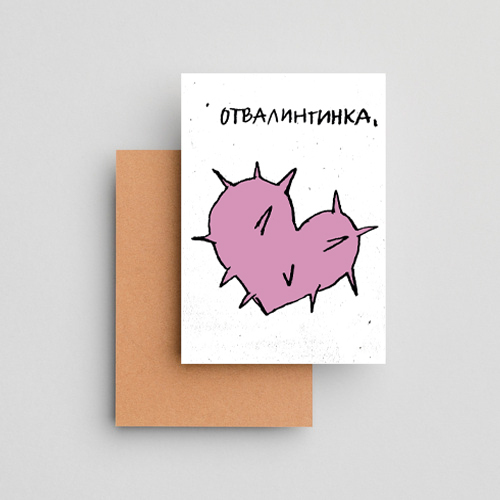
#> input picture lab8/7ae9a03e9eadb755ff7d4cd340e40fee.jpg, 500 x 500 px
$ python 1.py
#> lines starting #> are read from the running program, lines starting #| are printed output that depends on the picture
from PIL  import Image

def imageobr(input_image, output_image, left, top, right, bottom):
#> called with input_image = '7ae9a03e9eadb755ff7d4cd340e40fee.jpg', output_image = 'обрезанная_открытка.jpg', left = 180, top = 70, right = 385, bottom = 363
    image = Image.open(input_image)
#> image is the input picture: PIL image 500x500 RGB; mean R, G, B 218.7, 209.4, 206.6
    image1 = image.crop((left, top, right, bottom))
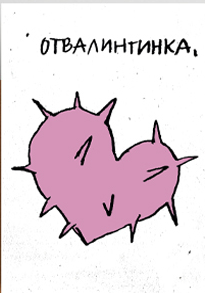
#> image1: PIL image 205x293 RGB; mean R, G, B 232.1, 218.4, 225.7
    image1.save(output_image)


image2 = "7ae9a03e9eadb755ff7d4cd340e40fee.jpg"

left = 180
top = 70
right = 385
bottom = 363


image3 = "обрезанная_открытка.jpg"


imageobr(image2, image3, left, top, right, bottom)

print("Изображение успешно обрезано и сохранено")

$ run again, with lab8/8 mar.jpg copied over lab8/7ae9a03e9eadb755ff7d4cd340e40fee.jpg
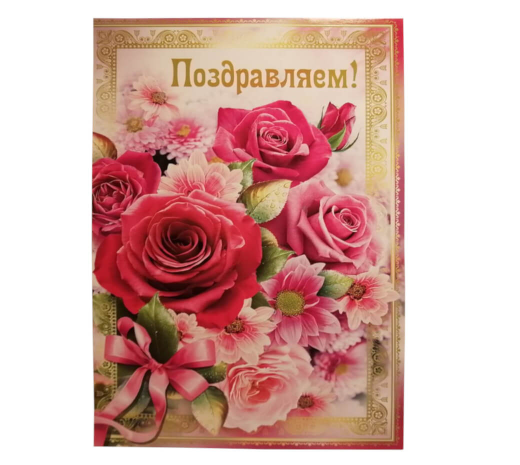
#> input picture lab8/8 mar.jpg, 1040 x 930 px (shown at 1/2 size)
#> in imageobr, image is the input picture: PIL image 1040x930 RGB; mean R, G, B 214.9, 175.6, 169.2
#> in imageobr, `image1 = image.crop((left, top, right, bottom))`:
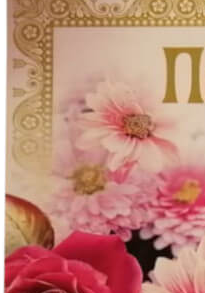
#> image1: PIL image 205x293 RGB; mean R, G, B 192.3, 135.4, 118.7

$ run again, with lab8/dr.jpg copied over lab8/7ae9a03e9eadb755ff7d4cd340e40fee.jpg
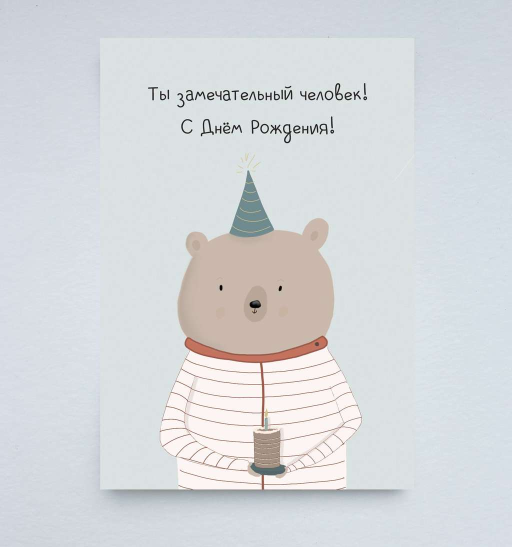
#> input picture lab8/dr.jpg, 1024 x 1094 px (shown at 1/2 size)
#> in imageobr, image is the input picture: PIL image 1024x1094 RGB; mean R, G, B 214.5, 217, 220.4
#> in imageobr, `image1 = image.crop((left, top, right, bottom))`:
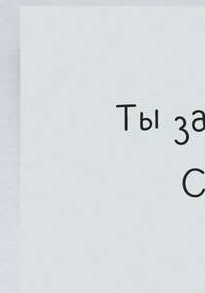
#> image1: PIL image 205x293 RGB; mean R, G, B 216.3, 221.2, 224.7
